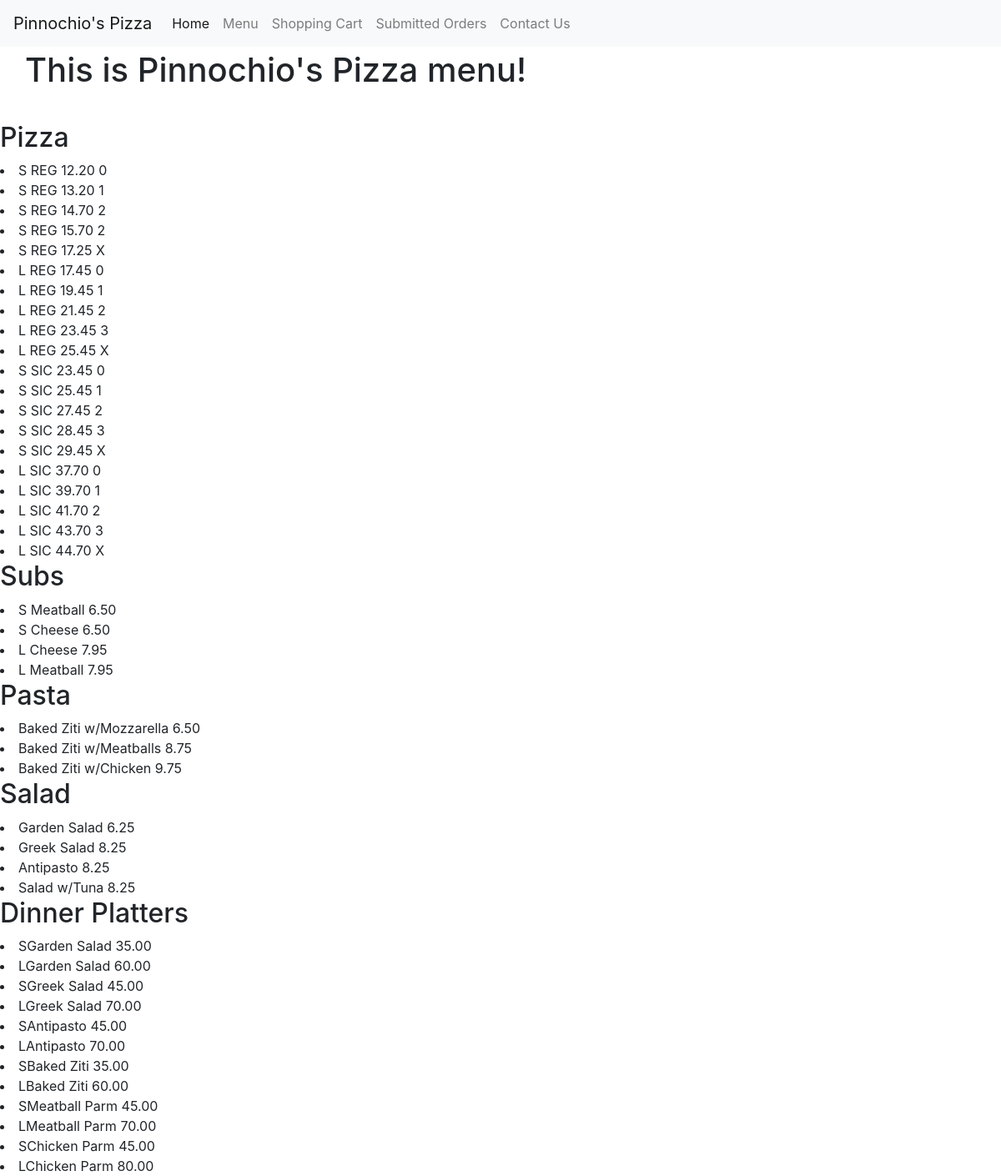
The page /menu on the database its author committed.
### orders/models.py (models this page shows, shortened)
class Pizza(models.Model):
    type = models.CharField(max_length = 3, choices = TYPES)
    price = models.DecimalField(max_digits = 10, decimal_places=2)
    size = models.CharField(max_length = 1, choices = SIZES)
    CHEESE = '0'
    ONE = '1'
    TWO = '2'
    THREE = '3'
    SPECIAL = 'X'
    numTOPPINGS = ( (CHEESE, 'Cheese'), (ONE, '1 Topping'), (TWO, '2 Toppings'), (THREE, '3 Toppings'), (SPECIAL, 'Special'))
    numToppings = models.CharField(max_length = 1, choices = numTOPPINGS, default = CHEESE)

class Sub(models.Model):
    type = models.CharField(max_length=64)
    size = models.CharField(max_length = 1, choices = SIZES)
    price = models.DecimalField(max_digits = 10, decimal_places=2)

class Pasta(models.Model):
    name = models.CharField(max_length=64)
    price = models.DecimalField(max_digits = 10, decimal_places=2)

class Salad(models.Model):
    name = models.CharField(max_length=64)
    price = models.DecimalField(max_digits = 10, decimal_places=2)

class DinnerPlatter(models.Model):
    name = models.CharField(max_length=64)
    size = models.CharField(max_length = 1, choices = SIZES)
    price = models.DecimalField(max_digits = 10, decimal_places=2)

### orders/views.py (the view)
# urls.py: path("menu", views.menu, name="menu"),
def menu(request):
    context = {
        "page_text": "This is Pinnochio's Pizza menu!",
        "pizzas": Pizza.objects.all(),
        "subs": Sub.objects.all(),
        "dinners": DinnerPlatter.objects.all(),
        "pastas": Pasta.objects.all(),
        "salads": Salad.objects.all(),
        "toppings": Topping.objects.all()
    }
    return render(request, "orders/menu.html", context)

### orders/templates/orders/menu.html (shortened to what this page needs)
{% extends "orders/base.html" %}
{% block body %}
  <h1 class= "main">
    {{ page_text }}
  </h1>
  <h2>Pizza</h2>
   {% for pizza in pizzas %}
      <li>
        {{ pizza.size }} {{ pizza.type }} {{ pizza.price }} {{ pizza.numToppings }}
      </li>
    {% endfor %}
  <h2>Subs</h2>
    {% for sub in subs %}
      <li>
        {{sub.size}} {{ sub.type }} {{sub.price}}
      </li>
    {% endfor %}
  <h2>Pasta</h2>
   {% for pasta in pastas %}
      <li>
         {{ pasta.name }} {{pasta.price}}
      </li>
    {% endfor %}
  <h2>Salad</h2>
    {% for salad in salads %}
      <li>
        {{ salad.name }} {{salad.price}}
      </li>
    {% endfor %}
  <h2>Dinner Platters</h2>
    {% for dinner in dinners %}
      <li>
        {{ dinner.size }}{{ dinner.name }} {{dinner.price}}
      </li>
    {% endfor %}
{% endblock %}

### orders/templates/orders/base.html (style rules this page uses)
.main { padding: 30px; margin-top: 30px; }

### rows shown on the page
Pizza: size "S", type "REG", price "12.20", numToppings "0"
Pizza: size "S", type "REG", price "13.20", numToppings "1"
Pizza: size "S", type "REG", price "14.70", numToppings "2"
Pizza: size "S", type "REG", price "15.70", numToppings "2"
Pizza: size "S", type "REG", price "17.25", numToppings "X"
Pizza: size "L", type "REG", price "17.45", numToppings "0"
Pizza: size "L", type "REG", price "19.45", numToppings "1"
Pizza: size "L", type "REG", price "21.45", numToppings "2"
Pizza: size "L", type "REG", price "23.45", numToppings "3"
Pizza: size "L", type "REG", price "25.45", numToppings "X"
Pizza: size "S", type "SIC", price "23.45", numToppings "0"
Pizza: size "S", type "SIC", price "25.45", numToppings "1"
Pizza: size "S", type "SIC", price "27.45", numToppings "2"
Pizza: size "S", type "SIC", price "28.45", numToppings "3"
Pizza: size "S", type "SIC", price "29.45", numToppings "X"
Pizza: size "L", type "SIC", price "37.70", numToppings "0"
Pizza: size "L", type "SIC", price "39.70", numToppings "1"
Pizza: size "L", type "SIC", price "41.70", numToppings "2"
Pizza: size "L", type "SIC", price "43.70", numToppings "3"
Pizza: size "L", type "SIC", price "44.70", numToppings "X"
Sub: size "S", type "Meatball", price "6.50"
Sub: size "S", type "Cheese", price "6.50"
Sub: size "L", type "Cheese", price "7.95"
Sub: size "L", type "Meatball", price "7.95"
Pasta: name "Baked Ziti w/Mozzarella", price "6.50"
Pasta: name "Baked Ziti w/Meatballs", price "8.75"
Pasta: name "Baked Ziti w/Chicken", price "9.75"
Salad: name "Garden Salad", price "6.25"
Salad: name "Greek Salad", price "8.25"
Salad: name "Antipasto", price "8.25"
Salad: name "Salad w/Tuna", price "8.25"
DinnerPlatter: size "S", name "Garden Salad", price "35.00"
DinnerPlatter: size "L", name "Garden Salad", price "60.00"
DinnerPlatter: size "S", name "Greek Salad", price "45.00"
DinnerPlatter: size "L", name "Greek Salad", price "70.00"
DinnerPlatter: size "S", name "Antipasto", price "45.00"
DinnerPlatter: size "L", name "Antipasto", price "70.00"
DinnerPlatter: size "S", name "Baked Ziti", price "35.00"
DinnerPlatter: size "L", name "Baked Ziti", price "60.00"
DinnerPlatter: size "S", name "Meatball Parm", price "45.00"
DinnerPlatter: size "L", name "Meatball Parm", price "70.00"
DinnerPlatter: size "S", name "Chicken Parm", price "45.00"
DinnerPlatter: size "L", name "Chicken Parm", price "80.00"

### other values the page prints
{{ page_text }} "This is Pinnochio's Pizza menu!"
